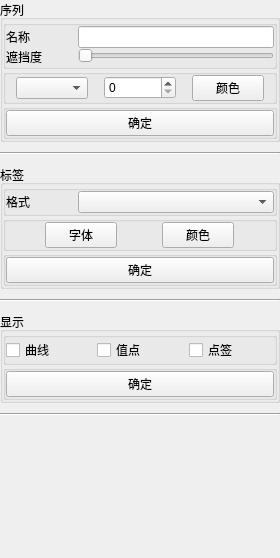
       <widget class="QWidget" name="W_Curve">
        <property name="geometry">
         <rect>
          <x>0</x>
          <y>0</y>
          <width>280</width>
          <height>558</height>
         </rect>
        </property>
        <attribute name="label">
         <string>曲线</string>
        </attribute>
        <layout class="QVBoxLayout" name="verticalLayout_15">
         <property name="spacing">
          <number>10</number>
         </property>
         <property name="leftMargin">
          <number>0</number>
         </property>
         <property name="topMargin">
          <number>0</number>
         </property>
         <property name="rightMargin">
          <number>0</number>
         </property>
         <property name="bottomMargin">
          <number>0</number>
         </property>
         <item>
          <widget class="QGroupBox" name="GB_Curve_Sequence">
           <property name="title">
            <string>序列</string>
           </property>
           <layout class="QVBoxLayout" name="verticalLayout_12">
            <property name="spacing">
             <number>0</number>
            </property>
            <property name="leftMargin">
             <number>0</number>
            </property>
            <property name="topMargin">
             <number>0</number>
            </property>
            <property name="rightMargin">
             <number>0</number>
            </property>
            <property name="bottomMargin">
             <number>0</number>
            </property>
            <item>
             <widget class="QGroupBox" name="GB_Curve_Sequence_Form">
              <property name="title">
               <string/>
              </property>
              <layout class="QFormLayout" name="formLayout_7">
               <property name="horizontalSpacing">
                <number>0</number>
               </property>
               <property name="verticalSpacing">
                <number>0</number>
               </property>
               <property name="leftMargin">
                <number>0</number>
               </property>
               <property name="topMargin">
                <number>0</number>
               </property>
               <property name="rightMargin">
                <number>0</number>
               </property>
               <property name="bottomMargin">
                <number>0</number>
               </property>
               <item row="0" column="0">
                <widget class="QLabel" name="L_Curve_Sequence_Name">
                 <property name="sizePolicy">
                  <sizepolicy hsizetype="Fixed" vsizetype="Preferred">
                   <horstretch>0</horstretch>
                   <verstretch>0</verstretch>
                  </sizepolicy>
                 </property>
                 <property name="minimumSize">
                  <size>
                   <width>72</width>
                   <height>0</height>
                  </size>
                 </property>
                 <property name="text">
                  <string>名称</string>
                 </property>
                </widget>
               </item>
               <item row="1" column="0">
                <widget class="QLabel" name="L_Curve_Sequence_Opacity">
                 <property name="sizePolicy">
                  <sizepolicy hsizetype="Fixed" vsizetype="Preferred">
                   <horstretch>0</horstretch>
                   <verstretch>0</verstretch>
                  </sizepolicy>
                 </property>
                 <property name="minimumSize">
                  <size>
                   <width>72</width>
                   <height>0</height>
                  </size>
                 </property>
                 <property name="text">
                  <string>遮挡度</string>
                 </property>
                </widget>
               </item>
               <item row="0" column="1">
                <widget class="QLineEdit" name="LE_Curve_Sequence_Name"/>
               </item>
               <item row="1" column="1">
                <widget class="QSlider" name="S_Curve_Sequence_Opacity">
                 <property name="tracking">
                  <bool>true</bool>
                 </property>
                 <property name="orientation">
                  <enum>Qt::Horizontal</enum>
                 </property>
                 <property name="invertedAppearance">
                  <bool>false</bool>
                 </property>
                 <property name="invertedControls">
                  <bool>false</bool>
                 </property>
                 <property name="tickPosition">
                  <enum>QSlider::NoTicks</enum>
                 </property>
                 <property name="tickInterval">
                  <number>0</number>
                 </property>
                </widget>
               </item>
              </layout>
             </widget>
            </item>
            <item>
             <widget class="QGroupBox" name="GB_Curve_Sequence_Grid">
              <property name="title">
               <string/>
              </property>
              <layout class="QGridLayout" name="gridLayout_4">
               <property name="leftMargin">
                <number>0</number>
               </property>
               <property name="topMargin">
                <number>0</number>
               </property>
               <property name="rightMargin">
                <number>0</number>
               </property>
               <property name="bottomMargin">
                <number>0</number>
               </property>
               <item row="0" column="2">
                <widget class="QPushButton" name="PB_Curve_Sequence_Color">
                 <property name="sizePolicy">
                  <sizepolicy hsizetype="Fixed" vsizetype="Fixed">
                   <horstretch>0</horstretch>
                   <verstretch>0</verstretch>
                  </sizepolicy>
                 </property>
                 <property name="minimumSize">
                  <size>
                   <width>72</width>
                   <height>0</height>
                  </size>
                 </property>
                 <property name="maximumSize">
                  <size>
                   <width>72</width>
                   <height>16777215</height>
                  </size>
                 </property>
                 <property name="text">
                  <string>颜色</string>
                 </property>
                </widget>
               </item>
               <item row="0" column="0">
                <widget class="QComboBox" name="CB_Curve_Sequence_Style">
                 <property name="sizePolicy">
                  <sizepolicy hsizetype="Fixed" vsizetype="Fixed">
                   <horstretch>0</horstretch>
                   <verstretch>0</verstretch>
                  </sizepolicy>
                 </property>
                 <property name="minimumSize">
                  <size>
                   <width>72</width>
                   <height>0</height>
                  </size>
                 </property>
                 <property name="maximumSize">
                  <size>
                   <width>72</width>
                   <height>16777215</height>
                  </size>
                 </property>
                </widget>
               </item>
               <item row="0" column="1">
                <widget class="QSpinBox" name="SB_Curve_Sequence_Width">
                 <property name="sizePolicy">
                  <sizepolicy hsizetype="Fixed" vsizetype="Fixed">
                   <horstretch>0</horstretch>
                   <verstretch>0</verstretch>
                  </sizepolicy>
                 </property>
                 <property name="minimumSize">
                  <size>
                   <width>72</width>
                   <height>0</height>
                  </size>
                 </property>
                 <property name="maximumSize">
                  <size>
                   <width>72</width>
                   <height>16777215</height>
                  </size>
                 </property>
                </widget>
               </item>
              </layout>
             </widget>
            </item>
            <item>
             <widget class="QGroupBox" name="GB_Curve_Sequence_Submit">
              <property name="title">
               <string/>
              </property>
              <layout class="QHBoxLayout" name="horizontalLayout_14">
               <property name="spacing">
                <number>0</number>
               </property>
               <property name="leftMargin">
                <number>0</number>
               </property>
               <property name="topMargin">
                <number>0</number>
               </property>
               <property name="rightMargin">
                <number>0</number>
               </property>
               <property name="bottomMargin">
                <number>0</number>
               </property>
               <item>
                <widget class="QPushButton" name="PB_Curve_Sequence_Submit">
                 <property name="text">
                  <string>确定</string>
                 </property>
                </widget>
               </item>
              </layout>
             </widget>
            </item>
           </layout>
          </widget>
         </item>
         <item>
          <widget class="Line" name="L_Curve_Line_0">
           <property name="orientation">
            <enum>Qt::Horizontal</enum>
           </property>
          </widget>
         </item>
         <item>
          <widget class="QGroupBox" name="GB_Curve_Label">
           <property name="title">
            <string>标签</string>
           </property>
           <layout class="QVBoxLayout" name="verticalLayout_14">
            <property name="spacing">
             <number>0</number>
            </property>
            <property name="leftMargin">
             <number>0</number>
            </property>
            <property name="topMargin">
             <number>0</number>
            </property>
            <property name="rightMargin">
             <number>0</number>
            </property>
            <property name="bottomMargin">
             <number>0</number>
            </property>
            <item>
             <widget class="QGroupBox" name="GB_Curve_Label_Form">
              <property name="title">
               <string/>
              </property>
              <layout class="QFormLayout" name="formLayout_8">
               <property name="horizontalSpacing">
                <number>0</number>
               </property>
               <property name="verticalSpacing">
                <number>0</number>
               </property>
               <property name="leftMargin">
                <number>0</number>
               </property>
               <property name="topMargin">
                <number>0</number>
               </property>
               <property name="rightMargin">
                <number>0</number>
               </property>
               <property name="bottomMargin">
                <number>0</number>
               </property>
               <item row="0" column="0">
                <widget class="QLabel" name="L_Curve_Label_Format">
                 <property name="sizePolicy">
                  <sizepolicy hsizetype="Fixed" vsizetype="Preferred">
                   <horstretch>0</horstretch>
                   <verstretch>0</verstretch>
                  </sizepolicy>
                 </property>
                 <property name="minimumSize">
                  <size>
                   <width>72</width>
                   <height>0</height>
                  </size>
                 </property>
                 <property name="text">
                  <string>格式</string>
                 </property>
                </widget>
               </item>
               <item row="0" column="1">
                <widget class="QComboBox" name="CB_Curve_Label_Format"/>
               </item>
              </layout>
             </widget>
            </item>
            <item>
             <widget class="QGroupBox" name="GB_Curve_Label_Grid">
              <property name="title">
               <string/>
              </property>
              <layout class="QGridLayout" name="gridLayout_3">
               <property name="leftMargin">
                <number>0</number>
               </property>
               <property name="topMargin">
                <number>0</number>
               </property>
               <property name="rightMargin">
                <number>0</number>
               </property>
               <property name="bottomMargin">
                <number>0</number>
               </property>
               <item row="0" column="1">
                <widget class="QPushButton" name="PB_Curve_Label_Font">
                 <property name="sizePolicy">
                  <sizepolicy hsizetype="Fixed" vsizetype="Fixed">
                   <horstretch>0</horstretch>
                   <verstretch>0</verstretch>
                  </sizepolicy>
                 </property>
                 <property name="maximumSize">
                  <size>
                   <width>72</width>
                   <height>16777215</height>
                  </size>
                 </property>
                 <property name="text">
                  <string>字体</string>
                 </property>
                </widget>
               </item>
               <item row="0" column="2">
                <widget class="QPushButton" name="PB_Curve_Label_Color">
                 <property name="sizePolicy">
                  <sizepolicy hsizetype="Fixed" vsizetype="Fixed">
                   <horstretch>0</horstretch>
                   <verstretch>0</verstretch>
                  </sizepolicy>
                 </property>
                 <property name="maximumSize">
                  <size>
                   <width>72</width>
                   <height>16777215</height>
                  </size>
                 </property>
                 <property name="text">
                  <string>颜色</string>
                 </property>
                </widget>
               </item>
              </layout>
             </widget>
            </item>
            <item>
             <widget class="QGroupBox" name="GB_Curve_Label_Submit">
              <property name="title">
               <string/>
              </property>
              <layout class="QHBoxLayout" name="horizontalLayout_18">
               <property name="spacing">
                <number>0</number>
               </property>
               <property name="leftMargin">
                <number>0</number>
               </property>
               <property name="topMargin">
                <number>0</number>
               </property>
               <property name="rightMargin">
                <number>0</number>
               </property>
               <property name="bottomMargin">
                <number>0</number>
               </property>
               <item>
                <widget class="QPushButton" name="PB_Curve_Label_Submit">
                 <property name="text">
                  <string>确定</string>
                 </property>
                </widget>
               </item>
              </layout>
             </widget>
            </item>
           </layout>
          </widget>
         </item>
         <item>
          <widget class="Line" name="L_Curve_Line_1">
           <property name="orientation">
            <enum>Qt::Horizontal</enum>
           </property>
          </widget>
         </item>
         <item>
          <widget class="QGroupBox" name="GB_Curve_Display">
           <property name="title">
            <string>显示</string>
           </property>
           <layout class="QVBoxLayout" name="verticalLayout_13">
            <property name="spacing">
             <number>0</number>
            </property>
            <property name="leftMargin">
             <number>0</number>
            </property>
            <property name="topMargin">
             <number>0</number>
            </property>
            <property name="rightMargin">
             <number>0</number>
            </property>
            <property name="bottomMargin">
             <number>0</number>
            </property>
            <item>
             <widget class="QGroupBox" name="GB_Curve_Display_Grid">
              <property name="title">
               <string/>
              </property>
              <layout class="QGridLayout" name="gridLayout_5">
               <property name="leftMargin">
                <number>0</number>
               </property>
               <property name="topMargin">
                <number>0</number>
               </property>
               <property name="rightMargin">
                <number>0</number>
               </property>
               <property name="bottomMargin">
                <number>0</number>
               </property>
               <item row="0" column="0">
                <widget class="QCheckBox" name="CB_Curve_Display_Curve">
                 <property name="text">
                  <string>曲线</string>
                 </property>
                </widget>
               </item>
               <item row="0" column="1">
                <widget class="QCheckBox" name="CB_Curve_Display_Point">
                 <property name="text">
                  <string>值点</string>
                 </property>
                </widget>
               </item>
               <item row="0" column="2">
                <widget class="QCheckBox" name="CB_Curve_Display_Label">
                 <property name="text">
                  <string>点签</string>
                 </property>
                </widget>
               </item>
              </layout>
             </widget>
            </item>
            <item>
             <widget class="QGroupBox" name="GB_Curve_Display_Submit">
              <property name="title">
               <string/>
              </property>
              <layout class="QHBoxLayout" name="horizontalLayout_16">
               <property name="spacing">
                <number>0</number>
               </property>
               <property name="leftMargin">
                <number>0</number>
               </property>
               <property name="topMargin">
                <number>0</number>
               </property>
               <property name="rightMargin">
                <number>0</number>
               </property>
               <property name="bottomMargin">
                <number>0</number>
               </property>
               <item>
                <widget class="QPushButton" name="PB_Curve_Display_Submit">
                 <property name="text">
                  <string>确定</string>
                 </property>
                </widget>
               </item>
              </layout>
             </widget>
            </item>
           </layout>
          </widget>
         </item>
         <item>
          <widget class="Line" name="L_Curve_Line_2">
           <property name="orientation">
            <enum>Qt::Horizontal</enum>
           </property>
          </widget>
         </item>
         <item>
          <spacer name="S_Curve_Spacer">
           <property name="orientation">
            <enum>Qt::Vertical</enum>
           </property>
           <property name="sizeHint" stdset="0">
            <size>
             <width>20</width>
             <height>182</height>
            </size>
           </property>
          </spacer>
         </item>
        </layout>
       </widget>
